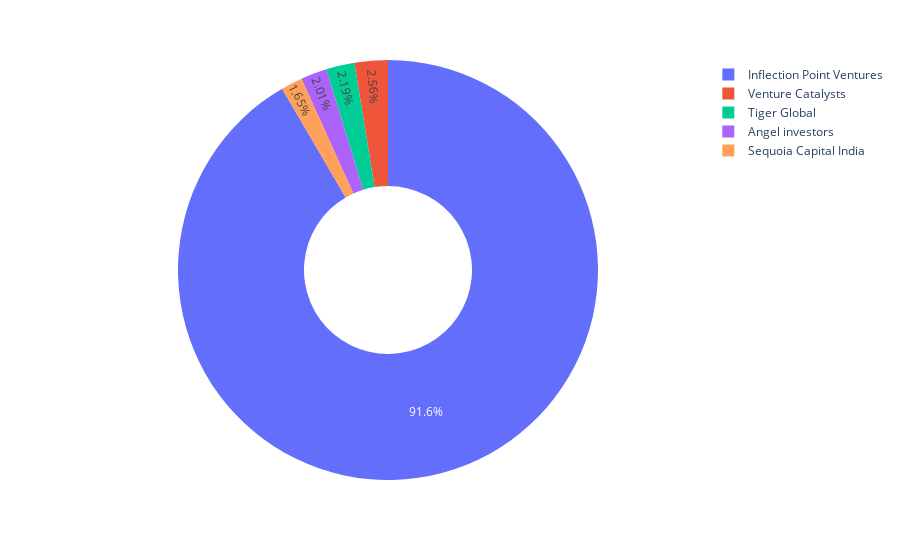

The code cell stored with this chart in its notebook:
### Code cell
# Group the DataFrame by the 'Stage' column and count the occurrences of each stage
Investor_counts = startup_funding_Full.groupby('Investor')['Amount'].count().reset_index()

# Sort the counts in descending order and select the top 5 values
Investor_counts = Investor_counts.sort_values(by='Amount', ascending=False).head(5)

# Create the donut chart
fig = px.pie(Investor_counts, values='Amount', names='Investor', hole=.4)

fig.show()

### Figure 1 — Plotly figure (JSON) as saved in the notebook; plotly's stock layout.template omitted (floating-point values rounded to 4 significant figures)
{"data": [{"domain": {"x": [0, 1], "y": [0, 1]}, "hole": 0.4, "hovertemplate": "Investor=%{label}<br>Amount=%{value}<extra></extra>", "labels": ["Inflection Point Ventures", "Venture Catalysts", "Tiger Global", "Angel investors", "Sequoia Capital India"], "legendgroup": "", "name": "", "showlegend": true, "type": "pie", "values": [501, 14, 12, 11, 9]}], "layout": {"legend": {"tracegroupgap": 0}, "margin": {"t": 60}}}
